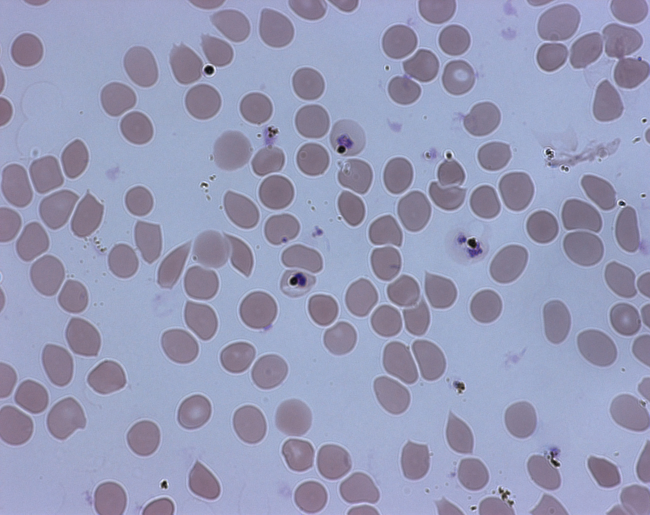
#> input picture images/001.jpg, 1300 x 1030 px (shown at 1/2 size)
$ python flood_fill_4.py ../images/001.jpg
#> lines starting #> are read from the running program, lines starting #| are printed output that depends on the picture; after the words box and inside, x2 and y2 are one past the last pixel; in counts of white or black regions, pixels touching at a corner belong together
### classifiers/masks.py
#!/usr/bin/env python
import sys,cv2
import numpy as np

def dark_purple(im):
	lower_dpurp = np.array([90,20,35])
	upper_dpurp = np.array([100,30,45])
	mask_purp = cv2.inRange(im,lower_dpurp,upper_dpurp)
	countP = cv2.countNonZero(mask_purp)
	return countP, mask_purp

def light_purple(im):
	lower_dpurp = np.array([128,52,90])
	upper_dpurp = np.array([140,65,110])
	mask_purp = cv2.inRange(im,lower_dpurp,upper_dpurp)
	countP = cv2.countNonZero(mask_purp)
	return countP, mask_purp

def mid_purple(im):
	lower_dpurp = np.array([117,48,60])
	upper_dpurp = np.array([128,58,75])
	mask_purp = cv2.inRange(im,lower_dpurp,upper_dpurp)
	countP = cv2.countNonZero(mask_purp)
	return countP, mask_purp

def mist_purple(im):
	lower_dpurp = np.array([115,70,112])
	upper_dpurp = np.array([130,82,92])
	mask_purp = cv2.inRange(im,lower_dpurp,upper_dpurp)
	countP = cv2.countNonZero(mask_purp)
	return countP, mask_purp
def black(im):
	lower_dpurp = np.array([10,10,10])
	upper_dpurp = np.array([25,25,25])
	mask_purp = cv2.inRange(im,lower_dpurp,upper_dpurp)
	countP = cv2.countNonZero(mask_purp)
	return countP, mask_purp
def off_white(im):
	lower_dpurp = np.array([160,160,165])
	upper_dpurp = np.array([172,172,177])
	mask_purp = cv2.inRange(im,lower_dpurp,upper_dpurp)
	countP = cv2.countNonZero(mask_purp)
	return countP, mask_purp

def get_all_masks(im):

	# im = cv2.imread(sys.argv[1])

	c1, mask1 = dark_purple(im)
	c2, mask2 = light_purple(im)
	c3, mask3 = mid_purple(im)
	c4, mask4 = mist_purple(im)
	c5, mask5 = black(im)
	c6, mask6 = off_white(im)

	mask7 = mask1 | mask2 | mask3 | mask4 | mask5 | mask6

	return c1+c2+c3+c4+c5+c6

# cv2.imshow("Batmans Rubber Mask", mask7)
# cv2.waitKey(0)

### segmentation_algos/flood_fill_4.py
#!/usr/bin/env python
import sys,cv2, os
import numpy as np
from random import randint
# import cell_classifier as cc
import masks

globY = 0
globX = 0
thres = None
colorThres = None
sys.setrecursionlimit(40000)
green = 0
red = 0
blue = 0

numOfPix = 0

biggestY = [0,None]
biggestX = [None,0]
lowestY = [256,None]
lowestX = [None,256]

def clearArrays():
	global biggestY
	global biggestX
	global lowestY
	global lowestX
	biggestY = [0,None]
	biggestX = [None,0]
	lowestY = [globY,None]
	lowestX = [None,globX]

def flood(y,x, oldC, newC):
	if(y >= globY or x >= globX):
		return
	if(y < 0 or x < 0):
		return
	if(thres[y,x] != oldC):
		return

	thres[y,x] = newC
	colorThres[y,x,0] = blue
	colorThres[y,x,1] = green
	colorThres[y,x,2] = red

	if(y > biggestY[0]):
		biggestY[0] = y
		biggestY[1] = x
	if(x > biggestX[1]):
		biggestX[0] = y
		biggestX[1] = x
	if(y < lowestY[0]):
		lowestY[0] = y
		lowestY[1] = x
	if(x < lowestX[1]):
		lowestX[0] = y
		lowestX[1] = x

	flood(y+1, x, oldC, newC)
	flood(y-1, x, oldC, newC)
	flood(y, x+1, oldC, newC)
	flood(y, x-1, oldC, newC)
	global numOfPix
	numOfPix += 1


counter = 0
im = cv2.imread(sys.argv[1],0)
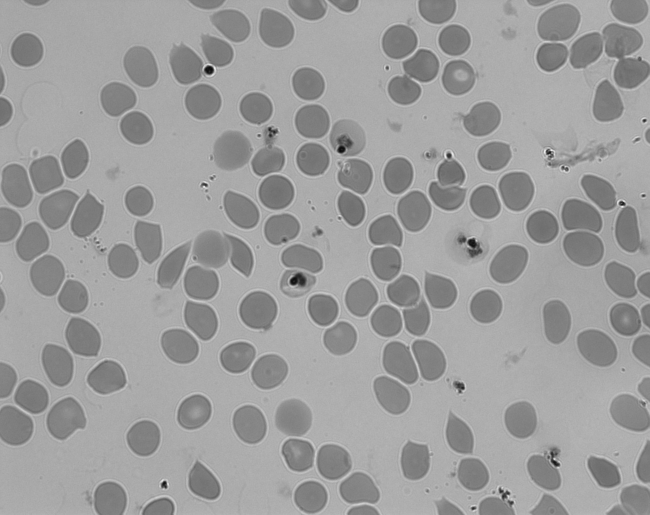
#> im: shape (1030, 1300) (shown at 1/2 size); min 10, max 255, mean 156.6
colorThres = cv2.imread(sys.argv[1])
#> colorThres is the input picture: shape (1030, 1300, 3); mean B, G, R 183.8, 154.3, 150.9
final = cv2.imread(sys.argv[1])
finalShow = cv2.imread(sys.argv[1])


# Reduce noise in image
blur = cv2.GaussianBlur(im,(5,5),0)

# Generate kernel for morphological functions.
kernel = np.ones((5,5), np.uint8)

dilation = cv2.dilate(blur,kernel,iterations = 1)
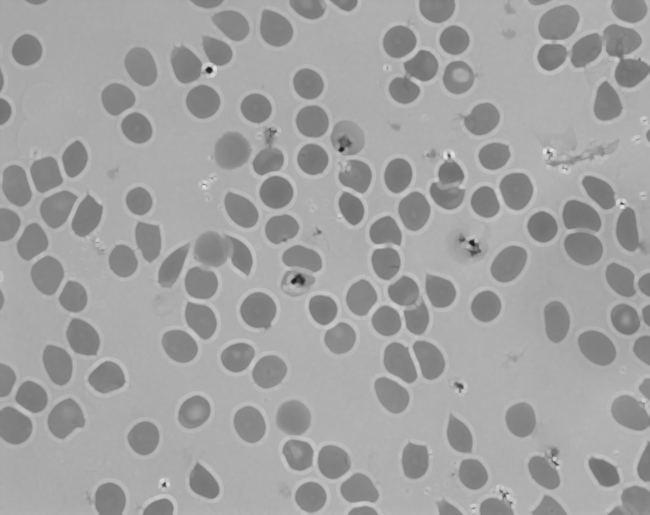
#> dilation: shape (1030, 1300) (shown at 1/2 size); min 22, max 226, mean 161.7

# Opening the image, erosion followed by dilation.
opening = cv2.morphologyEx(dilation, cv2.MORPH_OPEN, kernel)

# Get difference between erosion and dilation of image.
# Gradient will generate outline of image.
gradient = cv2.morphologyEx(opening, cv2.MORPH_GRADIENT, kernel)
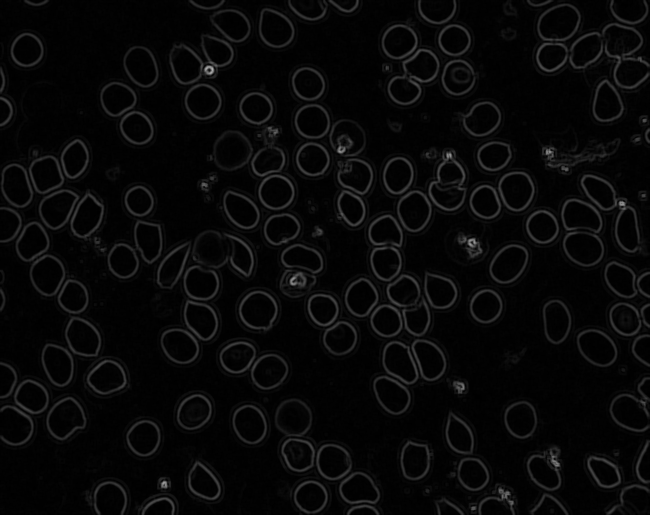
#> gradient: shape (1030, 1300) (shown at 1/2 size); min 0, max 181, mean 7.7
# cv2.imshow("Done", gradient)
# cv2.waitKey(0)

__, th1 = cv2.threshold(gradient,0,255,cv2.THRESH_BINARY+cv2.THRESH_OTSU)
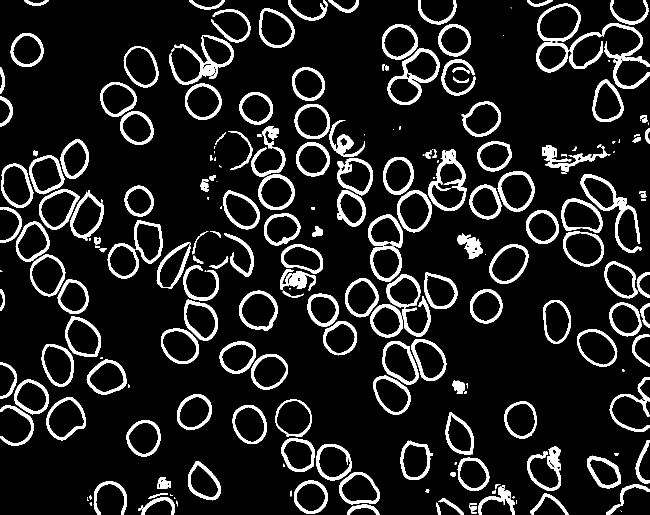
#> th1: shape (1030, 1300) (shown at 1/2 size); 11.5% white; 226 white regions (43 under 20 px), largest, box (x1, y1, x2, y2) and area: (1161, 349, 1284, 505) 2890, (339, 70, 468, 170) 2845, (857, 299, 934, 422) 2694

# global thres
thres = th1


ny ,nx = im.shape
#> ny = 1030; nx = 1300
globY, globX = im.shape
#> globY = 1030; globX = 1300

# myModel = cc.load_pretrained_model("./models/basic_cnn_malaria_10_epochs.h5")


for y in range(ny):
	for x in range(nx):
		if(thres[y,x] == 255):

			blue = randint(0,255)
			green = randint(0,255)
			red = randint(0,255)
			counter += 1
			flood(y,x,255,155)


			if(numOfPix > 2000):
				cv2.rectangle(colorThres, (lowestX[1],lowestY[0]), (biggestX[1],biggestY[0]), (255,0,0))
			elif(numOfPix < 900):
				cv2.rectangle(colorThres, (lowestX[1],lowestY[0]), (biggestX[1],biggestY[0]), (0,0,255))
			else:
				cv2.rectangle(colorThres, (lowestX[1],lowestY[0]), (biggestX[1],biggestY[0]), (0,255,0))
				width = abs(lowestX[1] - biggestX[1])
				height = abs(lowestY[0] - biggestY[0])
				cutImage = final[lowestY[0]: lowestY[0] + height, lowestX[1]: lowestX[1] + width]
				if(numOfPix > 200):
					my_mask = masks.get_all_masks(cutImage)
					if(my_mask > 0):
						var = "   " + str(lowestX[1]) + " " + str(lowestY[0]) + " " + str(biggestX[1]) + " " + str(biggestY[0])
						print(var)
					# [12 lines of commented-out code are left out]


			clearArrays()
			# cv2.imshow("Done", colorThres)
			# cv2.waitKey(1)
			# print(numOfPix)
			numOfPix = 0
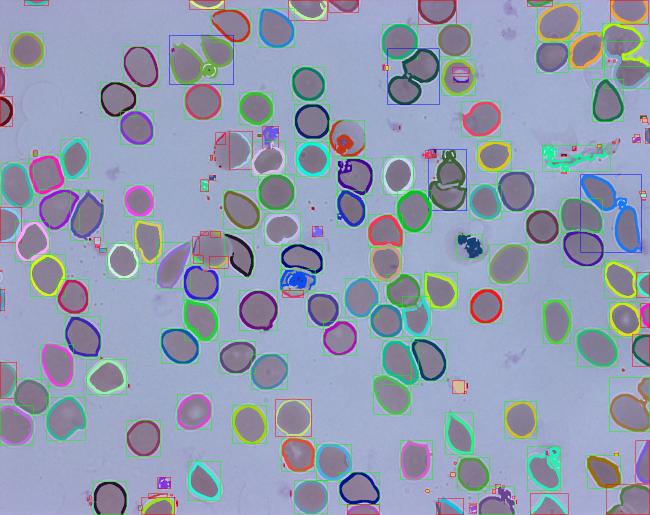
#> colorThres: shape (1030, 1300, 3) (shown at 1/2 size); mean B, G, R 176.5, 155.3, 145.8
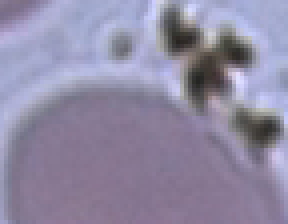
#> cutImage: shape (56, 72, 3) (shown 4 times larger); mean B, G, R 164, 138.3, 144.3
# cv2.imshow("Done", finalShow)
# cv2.waitKey(0)
